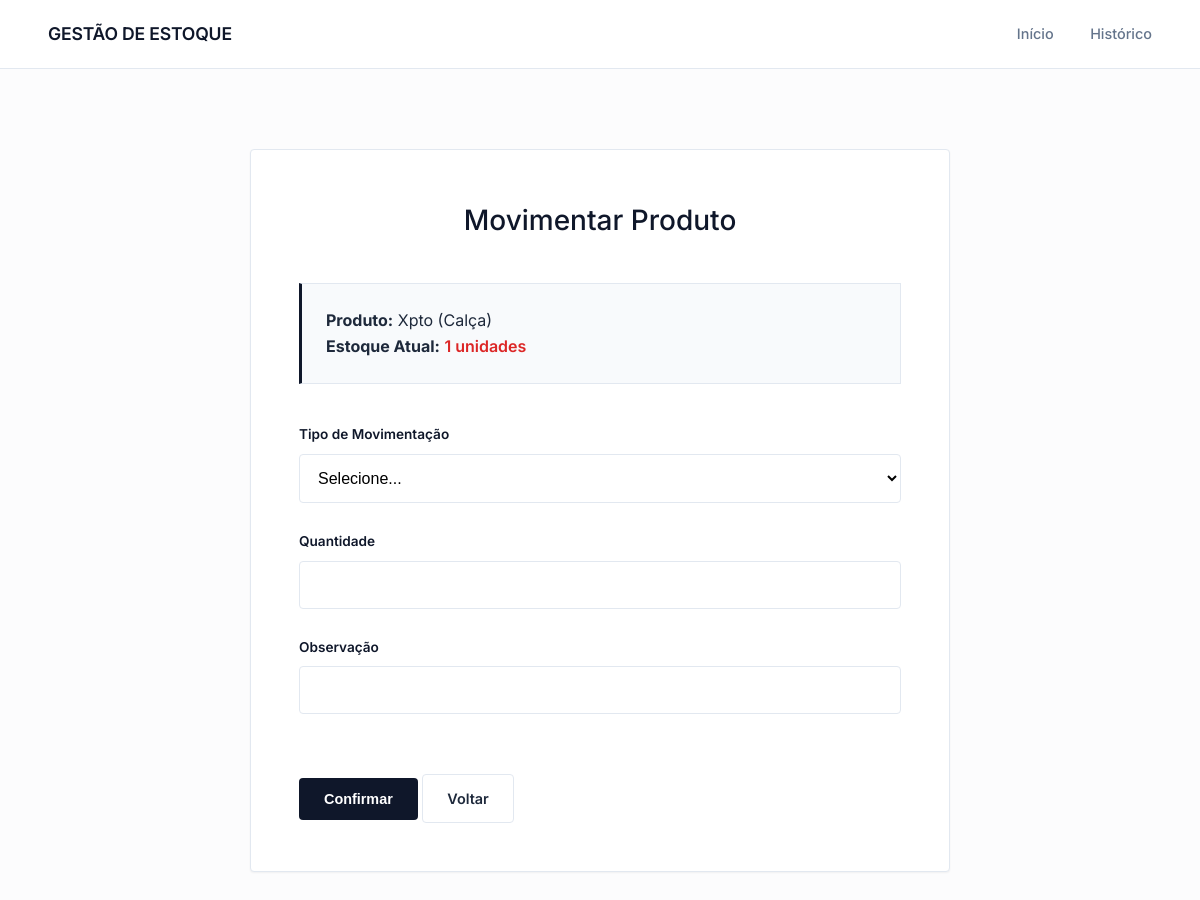
Before: /produtos/3/movimentar with the older database file.
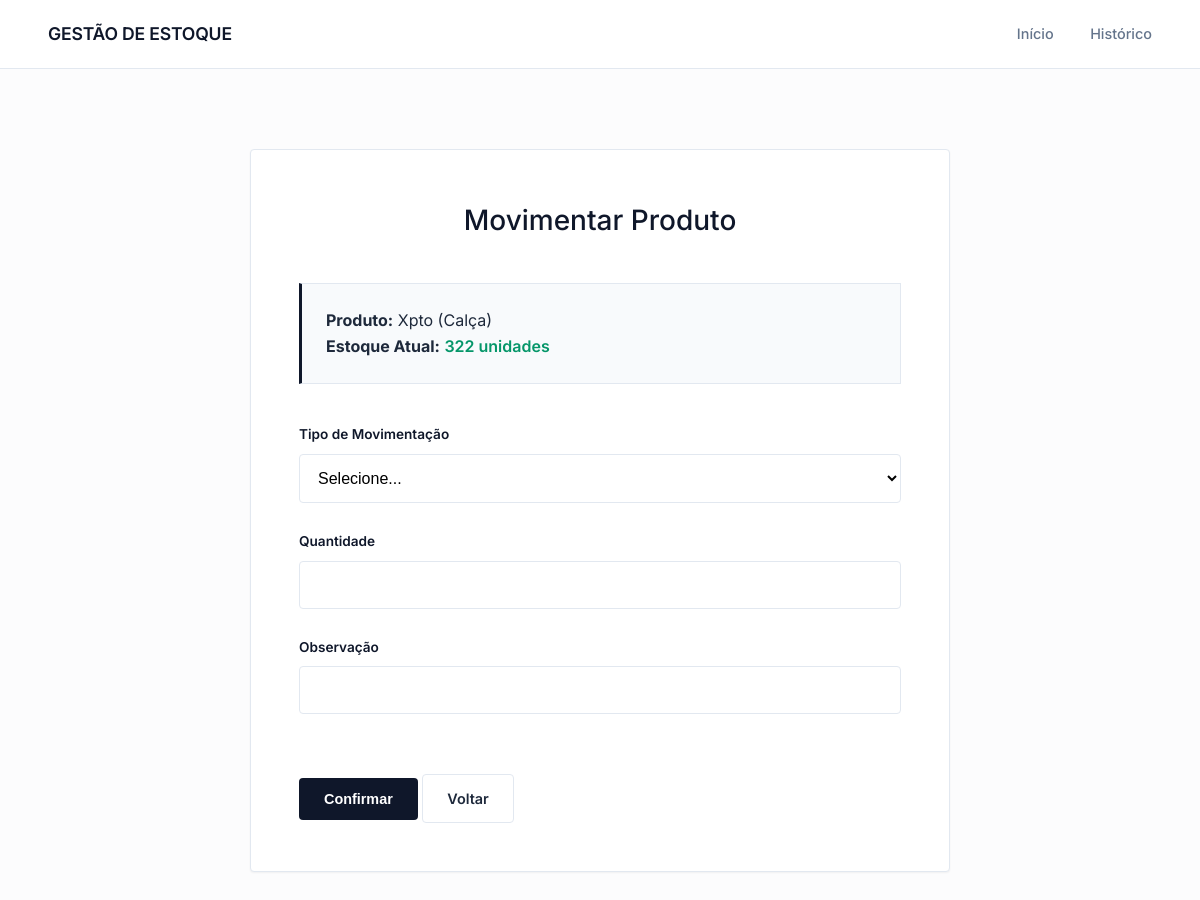
After: the same page with the newer database file.
### tables this page shows
CREATE TABLE produtos (
            id INTEGER PRIMARY KEY AUTOINCREMENT,
            codigo TEXT NOT NULL UNIQUE,
            nome_modelo TEXT NOT NULL,
            categoria TEXT NOT NULL,
            cor TEXT NOT NULL,
            tamanho TEXT NOT NULL,
            quantidade INTEGER NOT NULL DEFAULT 0,
            preco REAL NOT NULL,
            fornecedor TEXT,
            data_cadastro DATETIME DEFAULT CURRENT_TIMESTAMP
        );

### app.py (the view, shortened to what this page needs)
@app.route("/produtos/<int:id>/movimentar", methods=["GET", "POST"])
def movimentar_produto(id):
    conn = get_connection()
    produto = conn.execute("SELECT * FROM produtos WHERE id = ?", (id,)).fetchone()
    conn.close()
    return render_template("movimentar_produto.html", produto=produto)

### database.py (called while the page is built)
def get_connection():
    conn = sqlite3.connect(DATABASE_NAME)
    conn.row_factory = sqlite3.Row
    return conn

### templates/movimentar_produto.html (shortened to what this page needs)
{% extends "base.html" %}
{% block content %}
<div class="centered-container">
    <div class="formulario-wrapper">
        <h2>Movimentar Produto</h2>
        <div class="card-info" style="margin-bottom: 2.5rem;">
            <p><strong>Produto:</strong> {{ produto.nome_modelo }} ({{ produto.codigo }})</p>
            <p><strong>Estoque Atual:</strong> <span class="{% if produto.quantidade <= 5 %}text-danger{% else %}text-success{% endif %}" style="font-weight: 600;">{{ produto.quantidade }} unidades</span></p>
        </div>
        <form method="POST" class="formulario">
            <label for="tipo_movimentacao">Tipo de Movimentação</label>
            <select id="tipo_movimentacao" name="tipo_movimentacao" required>
                <option value="">Selecione...</option>
            </select>
            <label for="quantidade">Quantidade</label>
            <input type="number" id="quantidade" name="quantidade" min="1" required>
            <label for="observacao">Observação</label>
            <input type="text" id="observacao" name="observacao">
            <div class="acoes-formulario mt-2">
                <button type="submit" class="botao botao-primary" style="flex: 2;">Confirmar</button>
                <a href="{{ url_for('index') }}" class="botao botao-secundario" style="flex: 1;">Voltar</a>
            </div>
        </form>
    </div>
</div>
{% endblock %}

Changed rows visible on the page:
changed produtos "Xpto": quantidade "1" → "322"
